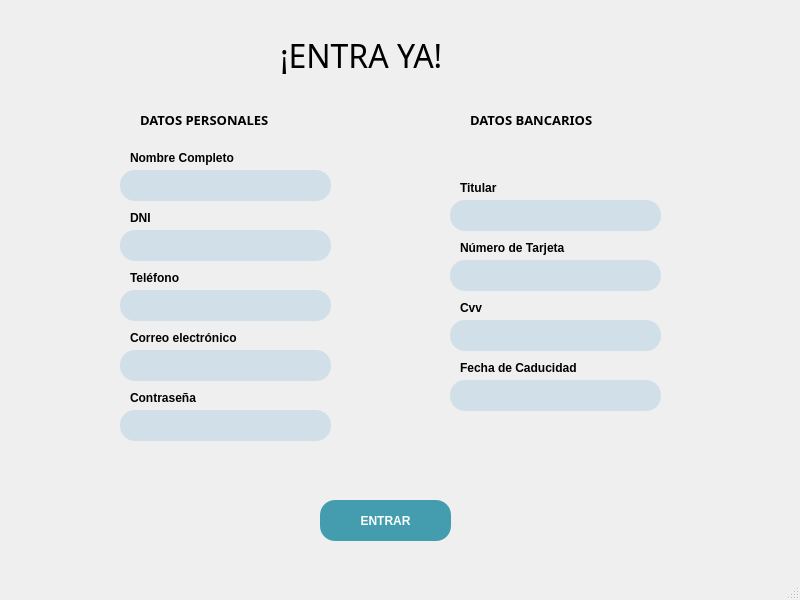
<?xml version="1.0" encoding="UTF-8"?>
<ui version="4.0">
 <class>MainWindow</class>
 <widget class="QMainWindow" name="MainWindow">
  <property name="geometry">
   <rect>
    <x>0</x>
    <y>0</y>
    <width>800</width>
    <height>600</height>
   </rect>
  </property>
  <property name="windowTitle">
   <string>MainWindow</string>
  </property>
  <widget class="QWidget" name="centralwidget">
   <widget class="QPushButton" name="enviarBoton">
    <property name="geometry">
     <rect>
      <x>320</x>
      <y>500</y>
      <width>131</width>
      <height>41</height>
     </rect>
    </property>
    <property name="palette">
     <palette>
      <active>
       <colorrole role="WindowText">
        <brush brushstyle="SolidPattern">
         <color alpha="255">
          <red>255</red>
          <green>255</green>
          <blue>255</blue>
         </color>
        </brush>
       </colorrole>
       <colorrole role="Button">
        <brush brushstyle="SolidPattern">
         <color alpha="255">
          <red>67</red>
          <green>157</green>
          <blue>175</blue>
         </color>
        </brush>
       </colorrole>
       <colorrole role="Text">
        <brush brushstyle="SolidPattern">
         <color alpha="255">
          <red>255</red>
          <green>255</green>
          <blue>255</blue>
         </color>
        </brush>
       </colorrole>
       <colorrole role="ButtonText">
        <brush brushstyle="SolidPattern">
         <color alpha="255">
          <red>255</red>
          <green>255</green>
          <blue>255</blue>
         </color>
        </brush>
       </colorrole>
       <colorrole role="Base">
        <brush brushstyle="SolidPattern">
         <color alpha="255">
          <red>67</red>
          <green>157</green>
          <blue>175</blue>
         </color>
        </brush>
       </colorrole>
       <colorrole role="Window">
        <brush brushstyle="SolidPattern">
         <color alpha="255">
          <red>67</red>
          <green>157</green>
          <blue>175</blue>
         </color>
        </brush>
       </colorrole>
       <colorrole role="PlaceholderText">
        <brush brushstyle="NoBrush">
         <color alpha="128">
          <red>255</red>
          <green>255</green>
          <blue>255</blue>
         </color>
        </brush>
       </colorrole>
      </active>
      <inactive>
       <colorrole role="WindowText">
        <brush brushstyle="SolidPattern">
         <color alpha="255">
          <red>255</red>
          <green>255</green>
          <blue>255</blue>
         </color>
        </brush>
       </colorrole>
       <colorrole role="Button">
        <brush brushstyle="SolidPattern">
         <color alpha="255">
          <red>67</red>
          <green>157</green>
          <blue>175</blue>
         </color>
        </brush>
       </colorrole>
       <colorrole role="Text">
        <brush brushstyle="SolidPattern">
         <color alpha="255">
          <red>255</red>
          <green>255</green>
          <blue>255</blue>
         </color>
        </brush>
       </colorrole>
       <colorrole role="ButtonText">
        <brush brushstyle="SolidPattern">
         <color alpha="255">
          <red>255</red>
          <green>255</green>
          <blue>255</blue>
         </color>
        </brush>
       </colorrole>
       <colorrole role="Base">
        <brush brushstyle="SolidPattern">
         <color alpha="255">
          <red>67</red>
          <green>157</green>
          <blue>175</blue>
         </color>
        </brush>
       </colorrole>
       <colorrole role="Window">
        <brush brushstyle="SolidPattern">
         <color alpha="255">
          <red>67</red>
          <green>157</green>
          <blue>175</blue>
         </color>
        </brush>
       </colorrole>
       <colorrole role="PlaceholderText">
        <brush brushstyle="NoBrush">
         <color alpha="128">
          <red>255</red>
          <green>255</green>
          <blue>255</blue>
         </color>
        </brush>
       </colorrole>
      </inactive>
      <disabled>
       <colorrole role="WindowText">
        <brush brushstyle="SolidPattern">
         <color alpha="255">
          <red>255</red>
          <green>255</green>
          <blue>255</blue>
         </color>
        </brush>
       </colorrole>
       <colorrole role="Button">
        <brush brushstyle="SolidPattern">
         <color alpha="255">
          <red>67</red>
          <green>157</green>
          <blue>175</blue>
         </color>
        </brush>
       </colorrole>
       <colorrole role="Text">
        <brush brushstyle="SolidPattern">
         <color alpha="255">
          <red>255</red>
          <green>255</green>
          <blue>255</blue>
         </color>
        </brush>
       </colorrole>
       <colorrole role="ButtonText">
        <brush brushstyle="SolidPattern">
         <color alpha="255">
          <red>255</red>
          <green>255</green>
          <blue>255</blue>
         </color>
        </brush>
       </colorrole>
       <colorrole role="Base">
        <brush brushstyle="SolidPattern">
         <color alpha="255">
          <red>67</red>
          <green>157</green>
          <blue>175</blue>
         </color>
        </brush>
       </colorrole>
       <colorrole role="Window">
        <brush brushstyle="SolidPattern">
         <color alpha="255">
          <red>67</red>
          <green>157</green>
          <blue>175</blue>
         </color>
        </brush>
       </colorrole>
       <colorrole role="PlaceholderText">
        <brush brushstyle="NoBrush">
         <color alpha="128">
          <red>255</red>
          <green>255</green>
          <blue>255</blue>
         </color>
        </brush>
       </colorrole>
      </disabled>
     </palette>
    </property>
    <property name="cursor">
     <cursorShape>PointingHandCursor</cursorShape>
    </property>
    <property name="styleSheet">
     <string notr="true">background-color: rgb(67, 157, 175);
color: rgb(255, 255, 255);
font-weight: bold;
font-family: 'Verdana';
border-radius: 15px;</string>
    </property>
    <property name="text">
     <string>ENTRAR</string>
    </property>
   </widget>
   <widget class="QLabel" name="label_3">
    <property name="geometry">
     <rect>
      <x>280</x>
      <y>10</y>
      <width>291</width>
      <height>91</height>
     </rect>
    </property>
    <property name="font">
     <font>
      <family>Bell MT</family>
      <pointsize>24</pointsize>
      <weight>50</weight>
      <bold>false</bold>
     </font>
    </property>
    <property name="text">
     <string>¡ENTRA YA!</string>
    </property>
   </widget>
   <widget class="QLineEdit" name="lineNombre">
    <property name="geometry">
     <rect>
      <x>120</x>
      <y>170</y>
      <width>211</width>
      <height>31</height>
     </rect>
    </property>
    <property name="styleSheet">
     <string notr="true">border-radius: 15px;
background-color: rgb(208, 223, 232);</string>
    </property>
   </widget>
   <widget class="QLabel" name="label">
    <property name="geometry">
     <rect>
      <x>130</x>
      <y>150</y>
      <width>181</width>
      <height>16</height>
     </rect>
    </property>
    <property name="text">
     <string>&lt;html&gt;&lt;head/&gt;&lt;body&gt;&lt;p&gt;&lt;span style=&quot; font-weight:600;&quot;&gt;Nombre Completo&lt;/span&gt;&lt;/p&gt;&lt;/body&gt;&lt;/html&gt;</string>
    </property>
   </widget>
   <widget class="QLabel" name="label_2">
    <property name="geometry">
     <rect>
      <x>250</x>
      <y>10</y>
      <width>291</width>
      <height>91</height>
     </rect>
    </property>
    <property name="font">
     <font>
      <family>Bell MT</family>
      <pointsize>24</pointsize>
      <weight>50</weight>
      <bold>false</bold>
     </font>
    </property>
    <property name="text">
     <string/>
    </property>
   </widget>
   <widget class="QLineEdit" name="lineDni">
    <property name="geometry">
     <rect>
      <x>120</x>
      <y>230</y>
      <width>211</width>
      <height>31</height>
     </rect>
    </property>
    <property name="styleSheet">
     <string notr="true">border-radius: 15px;
background-color: rgb(208, 223, 232);</string>
    </property>
   </widget>
   <widget class="QLabel" name="label_4">
    <property name="geometry">
     <rect>
      <x>130</x>
      <y>210</y>
      <width>181</width>
      <height>16</height>
     </rect>
    </property>
    <property name="text">
     <string>&lt;html&gt;&lt;head/&gt;&lt;body&gt;&lt;p&gt;&lt;span style=&quot; font-weight:600;&quot;&gt;DNI&lt;/span&gt;&lt;/p&gt;&lt;/body&gt;&lt;/html&gt;</string>
    </property>
   </widget>
   <widget class="QLineEdit" name="lineTfno">
    <property name="geometry">
     <rect>
      <x>120</x>
      <y>290</y>
      <width>211</width>
      <height>31</height>
     </rect>
    </property>
    <property name="styleSheet">
     <string notr="true">border-radius: 15px;
background-color: rgb(208, 223, 232);</string>
    </property>
   </widget>
   <widget class="QLabel" name="label_5">
    <property name="geometry">
     <rect>
      <x>130</x>
      <y>330</y>
      <width>181</width>
      <height>16</height>
     </rect>
    </property>
    <property name="text">
     <string>&lt;html&gt;&lt;head/&gt;&lt;body&gt;&lt;p&gt;&lt;span style=&quot; font-weight:600;&quot;&gt;Correo electrónico&lt;/span&gt;&lt;/p&gt;&lt;/body&gt;&lt;/html&gt;</string>
    </property>
   </widget>
   <widget class="QLineEdit" name="lineEmail">
    <property name="geometry">
     <rect>
      <x>120</x>
      <y>350</y>
      <width>211</width>
      <height>31</height>
     </rect>
    </property>
    <property name="styleSheet">
     <string notr="true">border-radius: 15px;
background-color: rgb(208, 223, 232);</string>
    </property>
   </widget>
   <widget class="QLabel" name="label_6">
    <property name="geometry">
     <rect>
      <x>130</x>
      <y>270</y>
      <width>181</width>
      <height>16</height>
     </rect>
    </property>
    <property name="text">
     <string>&lt;html&gt;&lt;head/&gt;&lt;body&gt;&lt;p&gt;&lt;span style=&quot; font-weight:600;&quot;&gt;Teléfono&lt;/span&gt;&lt;/p&gt;&lt;/body&gt;&lt;/html&gt;</string>
    </property>
   </widget>
   <widget class="QLineEdit" name="lineContrasenna">
    <property name="geometry">
     <rect>
      <x>120</x>
      <y>410</y>
      <width>211</width>
      <height>31</height>
     </rect>
    </property>
    <property name="styleSheet">
     <string notr="true">border-radius: 15px;
background-color: rgb(208, 223, 232);</string>
    </property>
   </widget>
   <widget class="QLabel" name="label_8">
    <property name="geometry">
     <rect>
      <x>130</x>
      <y>390</y>
      <width>181</width>
      <height>16</height>
     </rect>
    </property>
    <property name="text">
     <string>&lt;html&gt;&lt;head/&gt;&lt;body&gt;&lt;p&gt;&lt;span style=&quot; font-weight:600;&quot;&gt;Contraseña&lt;/span&gt;&lt;/p&gt;&lt;/body&gt;&lt;/html&gt;</string>
    </property>
   </widget>
   <widget class="QLineEdit" name="lineTitular">
    <property name="geometry">
     <rect>
      <x>450</x>
      <y>200</y>
      <width>211</width>
      <height>31</height>
     </rect>
    </property>
    <property name="styleSheet">
     <string notr="true">border-radius: 15px;
background-color: rgb(208, 223, 232);</string>
    </property>
   </widget>
   <widget class="QLabel" name="label_9">
    <property name="geometry">
     <rect>
      <x>460</x>
      <y>300</y>
      <width>181</width>
      <height>16</height>
     </rect>
    </property>
    <property name="text">
     <string>&lt;html&gt;&lt;head/&gt;&lt;body&gt;&lt;p&gt;&lt;span style=&quot; font-weight:600;&quot;&gt;Cvv&lt;/span&gt;&lt;/p&gt;&lt;/body&gt;&lt;/html&gt;</string>
    </property>
   </widget>
   <widget class="QLabel" name="label_10">
    <property name="geometry">
     <rect>
      <x>460</x>
      <y>240</y>
      <width>181</width>
      <height>16</height>
     </rect>
    </property>
    <property name="text">
     <string>&lt;html&gt;&lt;head/&gt;&lt;body&gt;&lt;p&gt;&lt;span style=&quot; font-weight:600;&quot;&gt;Número de Tarjeta&lt;/span&gt;&lt;/p&gt;&lt;/body&gt;&lt;/html&gt;</string>
    </property>
   </widget>
   <widget class="QLineEdit" name="lineCvv">
    <property name="geometry">
     <rect>
      <x>450</x>
      <y>320</y>
      <width>211</width>
      <height>31</height>
     </rect>
    </property>
    <property name="styleSheet">
     <string notr="true">border-radius: 15px;
background-color: rgb(208, 223, 232);</string>
    </property>
   </widget>
   <widget class="QLineEdit" name="lineCad">
    <property name="geometry">
     <rect>
      <x>450</x>
      <y>380</y>
      <width>211</width>
      <height>31</height>
     </rect>
    </property>
    <property name="styleSheet">
     <string notr="true">border-radius: 15px;
background-color: rgb(208, 223, 232);</string>
    </property>
   </widget>
   <widget class="QLabel" name="label_12">
    <property name="geometry">
     <rect>
      <x>460</x>
      <y>360</y>
      <width>181</width>
      <height>16</height>
     </rect>
    </property>
    <property name="text">
     <string>&lt;html&gt;&lt;head/&gt;&lt;body&gt;&lt;p&gt;&lt;span style=&quot; font-weight:600;&quot;&gt;Fecha de Caducidad&lt;/span&gt;&lt;/p&gt;&lt;/body&gt;&lt;/html&gt;</string>
    </property>
   </widget>
   <widget class="QLineEdit" name="lineNumTarj">
    <property name="geometry">
     <rect>
      <x>450</x>
      <y>260</y>
      <width>211</width>
      <height>31</height>
     </rect>
    </property>
    <property name="styleSheet">
     <string notr="true">border-radius: 15px;
background-color: rgb(208, 223, 232);</string>
    </property>
   </widget>
   <widget class="QLabel" name="label_13">
    <property name="geometry">
     <rect>
      <x>460</x>
      <y>180</y>
      <width>181</width>
      <height>16</height>
     </rect>
    </property>
    <property name="text">
     <string>&lt;html&gt;&lt;head/&gt;&lt;body&gt;&lt;p&gt;&lt;span style=&quot; font-weight:600;&quot;&gt;Titular&lt;/span&gt;&lt;/p&gt;&lt;/body&gt;&lt;/html&gt;</string>
    </property>
   </widget>
   <widget class="QLabel" name="label_7">
    <property name="geometry">
     <rect>
      <x>140</x>
      <y>100</y>
      <width>181</width>
      <height>41</height>
     </rect>
    </property>
    <property name="font">
     <font>
      <family>Bell MT</family>
      <pointsize>24</pointsize>
      <weight>50</weight>
      <bold>false</bold>
     </font>
    </property>
    <property name="text">
     <string>&lt;html&gt;&lt;head/&gt;&lt;body&gt;&lt;p&gt;&lt;span style=&quot; font-size:10pt; font-weight:600;&quot;&gt;DATOS PERSONALES&lt;/span&gt;&lt;/p&gt;&lt;/body&gt;&lt;/html&gt;</string>
    </property>
   </widget>
   <widget class="QLabel" name="label_14">
    <property name="geometry">
     <rect>
      <x>470</x>
      <y>100</y>
      <width>181</width>
      <height>41</height>
     </rect>
    </property>
    <property name="font">
     <font>
      <family>Bell MT</family>
      <pointsize>24</pointsize>
      <weight>50</weight>
      <bold>false</bold>
     </font>
    </property>
    <property name="text">
     <string>&lt;html&gt;&lt;head/&gt;&lt;body&gt;&lt;p&gt;&lt;span style=&quot; font-size:10pt; font-weight:600;&quot;&gt;DATOS BANCARIOS&lt;/span&gt;&lt;/p&gt;&lt;/body&gt;&lt;/html&gt;</string>
    </property>
   </widget>
  </widget>
  <widget class="QMenuBar" name="menubar">
   <property name="geometry">
    <rect>
     <x>0</x>
     <y>0</y>
     <width>800</width>
     <height>26</height>
    </rect>
   </property>
  </widget>
  <widget class="QStatusBar" name="statusbar"/>
 </widget>
 <resources/>
 <connections/>
</ui>
